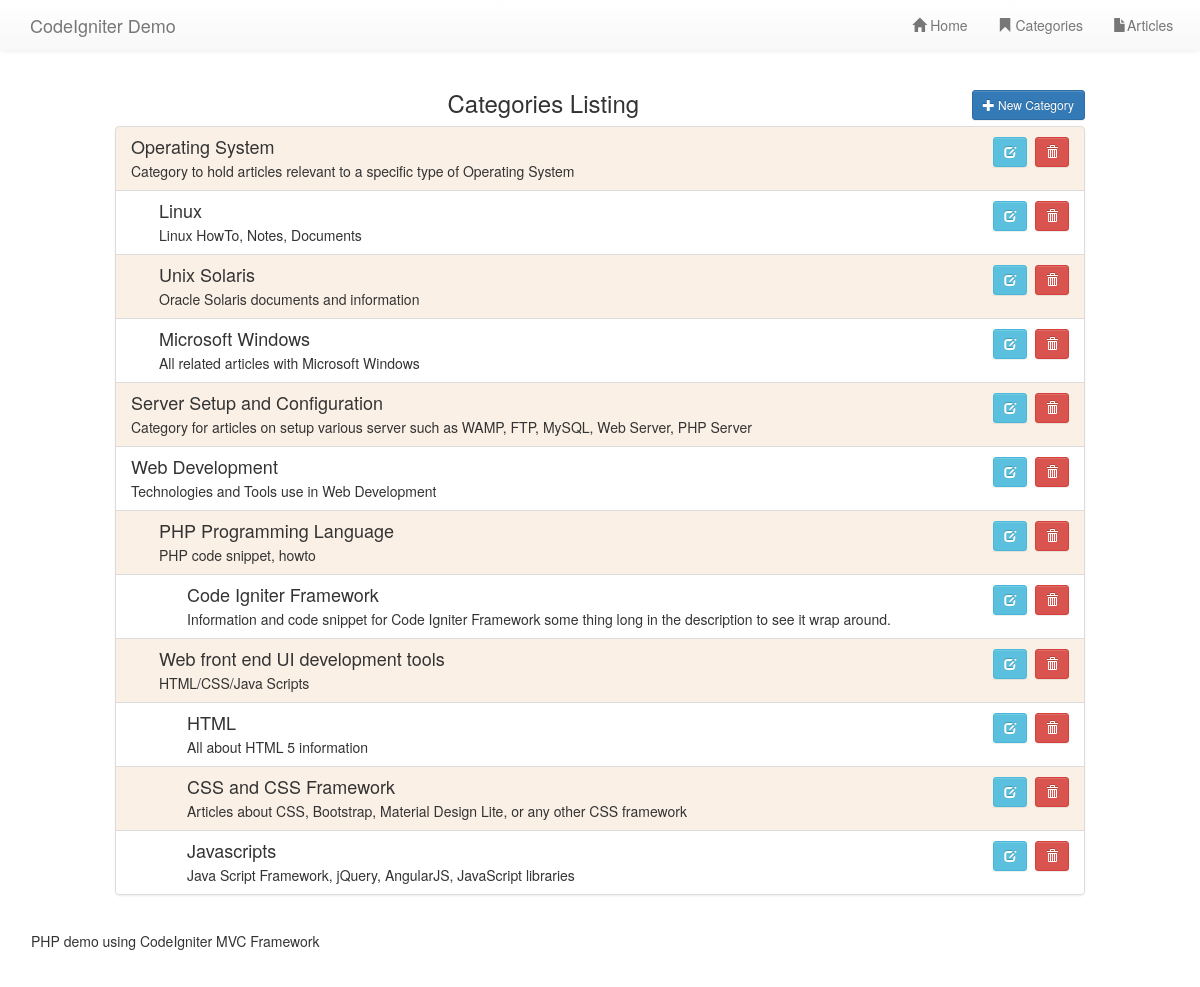
The page /index.php/categories on the database as committed earlier.
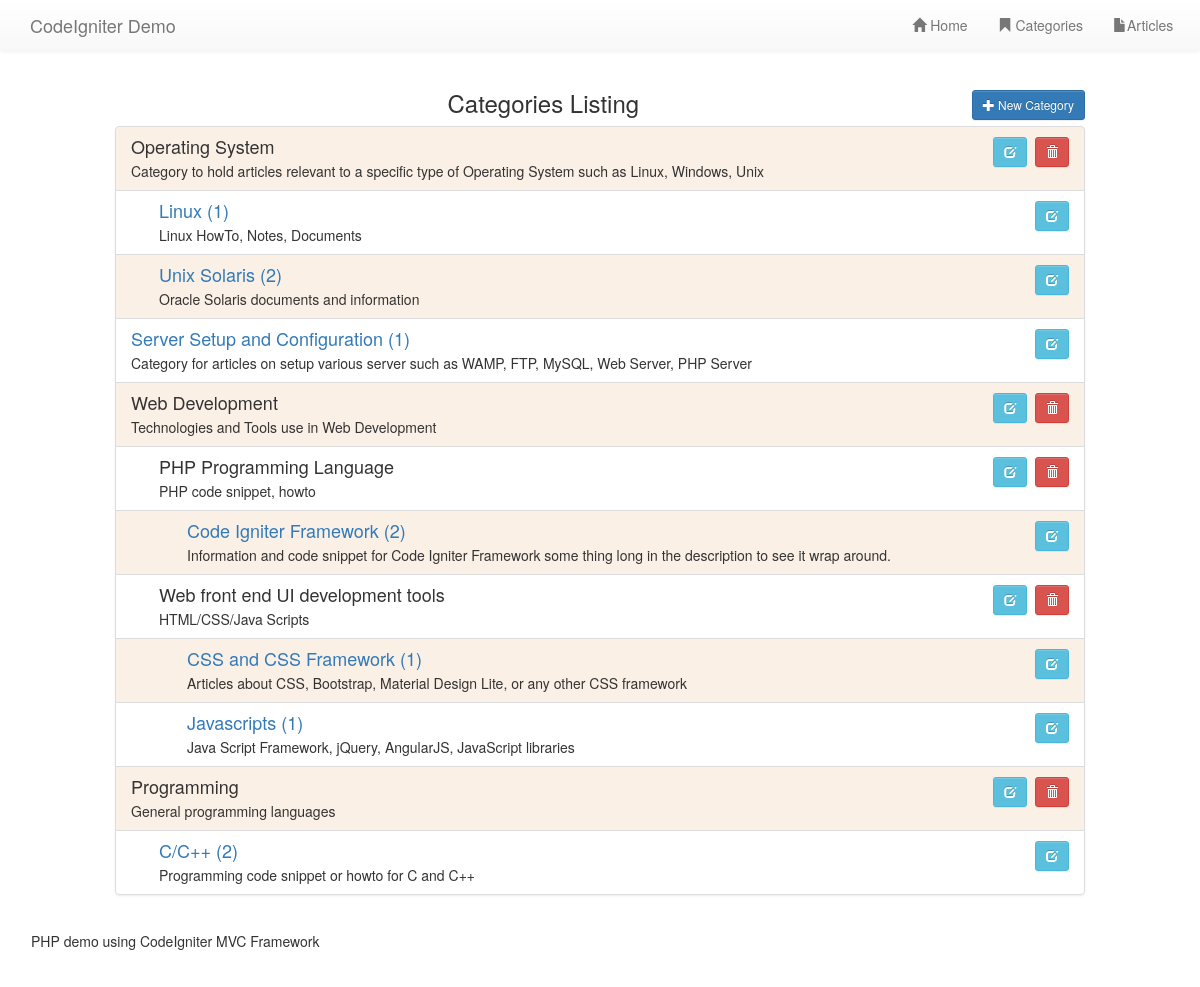
The same page on the database as committed later.
### tables this page shows
CREATE TABLE IF NOT EXISTS `categories` (
  `categoryId` int(11) unsigned NOT NULL AUTO_INCREMENT,
  `parentId` int(11) unsigned DEFAULT NULL,
  `name` varchar(50) NOT NULL,
  `description` text,
  PRIMARY KEY (`categoryId`),
  KEY `PARENTID_IDX` (`parentId`) COMMENT 'Parent ID Indexes'
);

### application/controllers/Categories.php (called while the page is built, shortened)
<?php
class Categories extends CI_Controller {
    public function __construct() {
        $this->load->model('categories_model', 'categories');
        $this->load->model('articles_model', 'articles');
    }
    public function index() {
        $data['category_list'] = $this->categories->getCatTree();
        $this->load->view('header');
        $this->load->view('categories/listing', $data);
        $this->load->view('footer');
    }
}

### index.php (called while the page is built, shortened)
<?php
require_once BASEPATH.'core/CodeIgniter.php';

### application/models/Categories_model.php (called while the page is built, shortened)
<?php
class Categories_model extends CI_Model {
    public function getCatTree($excludeId = NULL, $parent = NULL, $level = 0) {
        $result = array();
        $sql = "a.categoryId, a.name, a.description,
                    a.parentId,
                    case WHEN a.parentId is NULL
                        THEN 'Root Level'
                        ELSE b.name
                    END
                    AS parentName,
                    (select count(1) from articles where categoryId = a.categoryId)
                    AS articleCount";
        $this->db->select($sql);
        $this->db->from('categories a');
        $this->db->join('categories b', 'a.parentId = b.categoryId', 'left');
        if ( is_null($parent) ) {
            $this->db->where('a.parentId', NULL);
        } else {
            $this->db->where('a.parentId', $parent);
        }
        $query = $this->db->get();
        foreach ($query->result_array() as &$row) {
            $row['level'] = $level;
            array_push($result, $row);
            $result = array_merge($result, $this->getCatTree(NULL, $row['categoryId'], $level+1));
        }
        return $result;
    }
}

### application/views/categories/listing.php (the view, shortened to what this page needs)
<main>
  <div class="container-fluid">
    <div class="row">
      <div class="col-xs-12 col-md-10 col-md-offset-1">
        <div class="item-group">
          <a class="btn btn-sm btn-primary pull-right" href="<?=base_url('categories/form')?>">
            <span class="glyphicon glyphicon-plus"></span>
            New Category
          </a>
          <h3 class="text-center">Categories Listing</h3>
        </div>
        <div class="list-group">
          <?php foreach ($category_list as $category): ?>
            <div class="list-group-item">
              <div class="tree-level-<?=$category['level']?>">
                <?php if ($category['articleCount'] < 1): ?>
                  <a itemId="<?=$category['categoryId']?>"
                    class="itemDelete btn btn-sm btn-danger pull-right" data-toggle="tooltip"
                    data-placement="bottom" title="Delete Category" href="">
                    <span class="glyphicon glyphicon-trash">
                  </a>
                  <span class="pull-right">&nbsp;&nbsp;</span>
                <?php endif; ?>
                <a class="btn btn-sm btn-info pull-right"
                  data-toggle="tooltip" data-placement="bottom" title="Edit Category"
                  href="<?=base_url('categories/form') . '/' . $category['categoryId']?>">
                  <span class="glyphicon glyphicon-edit">
                </a>
                <?php if ($category['articleCount'] > 0): ?>
                  <a href="<?=base_url('categories/view') . '/' . $category['categoryId']?>">
                    <h4 class="list-group-item-heading"><?=html_escape(strip_tags($category['name']))?>
                      (<?=html_escape($category['articleCount'])?>)
                    </h4>
                  </a>
                <?php else: ?>
                  <h4 class="list-group-item-heading"><?=html_escape(strip_tags($category['name']))?></h4>
                <?php endif; ?>
                <p class="list-group-item-text"><?=html_escape(strip_tags($category['description'])) ?></p>
              </div>
            </div>
          <?php endforeach; ?>
        </div>
      </div>
    </div>
  </div>
</main>

Rows that differ between the two databases and show on the page:
removed categories: name "Microsoft Windows", description "All related articles with Microsoft Windows"
removed categories: name "HTML", description "All about HTML 5 information"
changed categories "Operating System": description "Category to hold articles relevant to a specific type of Operating System" → "Category to hold articles relevant to a specific type of Operating System such as Linux, Windows, Unix"
shown differently, row unchanged: categories "Linux": articleCount (not shown) → "1"
shown differently, row unchanged: categories "Unix Solaris": articleCount (not shown) → "2"
shown differently, row unchanged: categories "Server Setup and Configuration": articleCount (not shown) → "1"
shown differently, row unchanged: categories "Code Igniter Framework": articleCount (not shown) → "2"
shown differently, row unchanged: categories "CSS and CSS Framework": articleCount (not shown) → "1"
shown differently, row unchanged: categories "Javascripts": articleCount (not shown) → "1"
added categories: name "Programming", description "General programming languages"
added categories: name "C/C++", articleCount "2", description "Programming code snippet or howto for C and C++"
